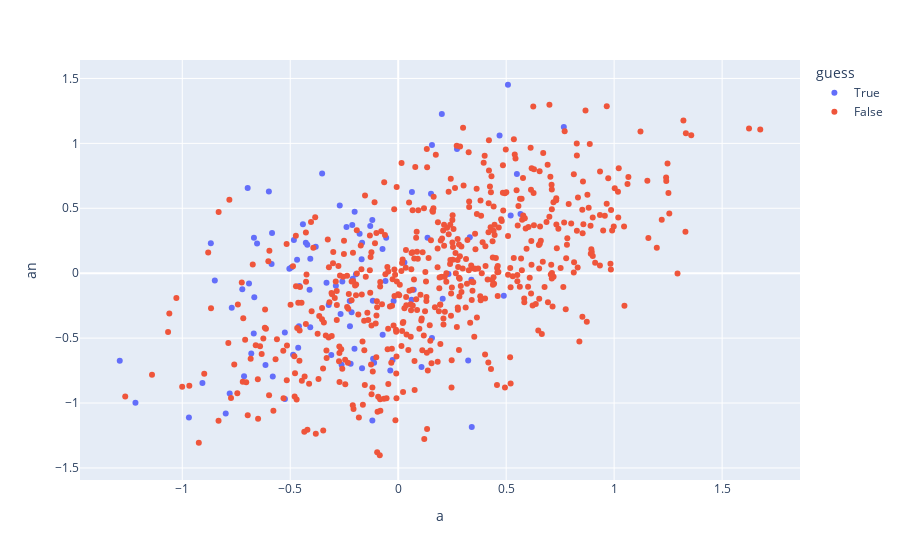

Notebook code for this chart:
### Markdown cell above
#### Articles

An interesting phenomenon observed above is that the model has very strong activations for articles. Let's study this a bit more in-depth.

We can do this quite simply by taking the weights for both for all subsequent tokens and plotting them together.

### Code cell
mask_non_words = torch.tensor([vocab.inv[idx][0].isalpha() for idx in range(len(vocab))])

vowels = ['a', 'e', 'i', 'o', 'u']

token = vocab.tokenize(torch.arange(len(vocab)))
df = pd.DataFrame(dict(x=diag[0, :, vocab["a"]].cpu(), y=diag[0, :, vocab["an"]].cpu(), token=token))
df = df[df.token.str[0].str.isalpha()]
df["guess"] = df.token.str[0].isin(vowels)

px.scatter(df, x="x", y="y", hover_name="token", color="guess", labels=dict(x="a", y="an")).show()

### Figure 1 — Plotly figure (JSON) as saved in the notebook; plotly's stock layout.template omitted (floating-point values rounded to 4 significant figures; data arrays with more than 128 entries replaced by an {"elided": "..."} marker saying what was removed)
{"data": [{"hovertemplate": "<b>%{hovertext}</b><br><br>guess=True<br>a=%{x}<br>an=%{y}<extra></extra>", "hovertext": ["a", "e", "i", "o", "u", "and", "it", "on", "in", "of", "up", "an", "one", "as", "is", "once", "ev", "are", "at", "upon", "out", "ex", "all", "ar", "al", "every", "asked", "around", "ag", "away", "other", "exc", "again", "excited", "ab", "anna", "always", "about", "old", "outside", "af", "inside", "any", "after", "if", "or", "op", "into", "en", "each", "over", "ok", "eat", "expl", "off", "anim", "animal", "end", "unt", "until", "even", "everyone", "ad", "its", "ow", "animals", "under", "imp", "okay", "angry", "adv", "advent", "opened", "un", "id", "explore", "also", "ey", "idea", "adventure", "eyes", "enjoy", "ever", "import", "ac", "app", "important", "ama", "us", "amaz", "ask", "our", "use", "am", "em", "open", "anymore", "only", "ate", "underst"], "legendgroup": "True", "marker": {"color": "#636efa", "symbol": "circle"}, "mode": "markers", "name": "True", "orientation": "v", "showlegend": true, "type": "scatter", "x": [-0.8677, 0.202, -0.4831, -0.5041, 0.4694, -0.8493, -0.12, -0.5843, -0.3819, -0.9693, 0.02869, -0.6972, -0.2708, -0.4071, -0.2888, -0.2246, -0.4278, -0.31, -0.7221, 0.3241, -0.7988, -0.5864, -0.1176, -0.4574, -0.4599, -0.05574, -0.7709, -0.9067, -0.2668, -1.217, -0.4105, 0.5662, -0.6537, 0.152, -0.2025, -0.2622, -0.072, 0.3407, -0.2158, -0.6805, 0.2329, -0.4683, -0.669, -0.3321, -0.07259, -0.1956, -0.4209, -0.5245, -0.6909, -0.4074, -0.1694, -0.4632, -0.1116, -0.5989, -0.1673, -0.1162, -0.6147, 0.2722, -0.2235, -0.059, -0.1295, -0.6665, 0.5496, -0.2203, 0.1358, -0.525, 0.07194, 0.1563, -0.02126, -0.3523, -1.29, 0.5208, -0.7804, -0.2396, -0.1675, -0.4868, 0.1079, -0.1788, -0.4413, 0.06353, 0.5082, 0.489, -0.2128, -0.02602, 0.0617, -0.2104, -0.2017, -0.1198, -0.2588, 0.7669, -0.4955, 0.2061, 0.3388, -0.5809, -0.6681, -0.3219, -0.7139, 0.1563, -0.0367, 0.3315], "xaxis": "x", "y": [0.2298, 1.226, 0.2555, 0.03466, 1.06, -0.05683, 0.4101, 0.3092, 0.2039, -1.111, 0.08285, 0.657, 0.5214, 0.1117, -0.09632, -0.2137, 0.2338, -0.6294, -0.123, -0.6719, -1.08, 0.07011, -0.2126, -0.09894, -0.4089, 0.2724, -0.2662, -0.8462, -0.3136, -0.9972, -0.127, 0.456, 0.229, 0.6125, -0.5828, -0.7051, -0.4732, -1.184, -0.3001, -0.6178, -0.00646, 0.103, -0.4642, -0.07331, 0.187, -0.0074, 0.2192, -0.9688, -0.07858, -0.4171, 0.1079, -0.5733, -0.6907, 0.6299, 0.2351, -0.6597, -0.708, 0.9567, -0.4094, -0.05958, 0.3636, -0.1855, 0.7631, -0.6975, 0.2725, -0.4572, -0.1276, 0.9874, -0.2137, 0.7686, -0.6747, 0.4446, -0.9269, 0.3552, -0.7317, -0.6273, -0.7224, 0.3034, 0.3763, 0.6252, 1.451, -0.1732, 0.3706, -0.6694, -0.2038, -0.04277, 0.4724, -1.134, -0.06399, 1.126, 0.04471, -0.1976, -0.05014, -0.7965, 0.2731, -0.2446, -0.7936, -0.4991, -0.7486, 0.2762], "yaxis": "y"}, {"hovertemplate": "<b>%{hovertext}</b><br><br>guess=False<br>a=%{x}<br>an=%{y}<extra></extra>", "hovertext": {"elided": "560 str values"}, "legendgroup": "False", "marker": {"color": "#EF553B", "symbol": "circle"}, "mode": "markers", "name": "False", "orientation": "v", "showlegend": true, "type": "scatter", "x": {"elided": "560 float values"}, "xaxis": "x", "y": {"elided": "560 float values"}, "yaxis": "y"}], "layout": {"legend": {"title": {"text": "guess"}, "tracegroupgap": 0}, "margin": {"t": 60}, "xaxis": {"anchor": "y", "domain": [0, 1], "title": {"text": "a"}}, "yaxis": {"anchor": "x", "domain": [0, 1], "title": {"text": "an"}}}}
